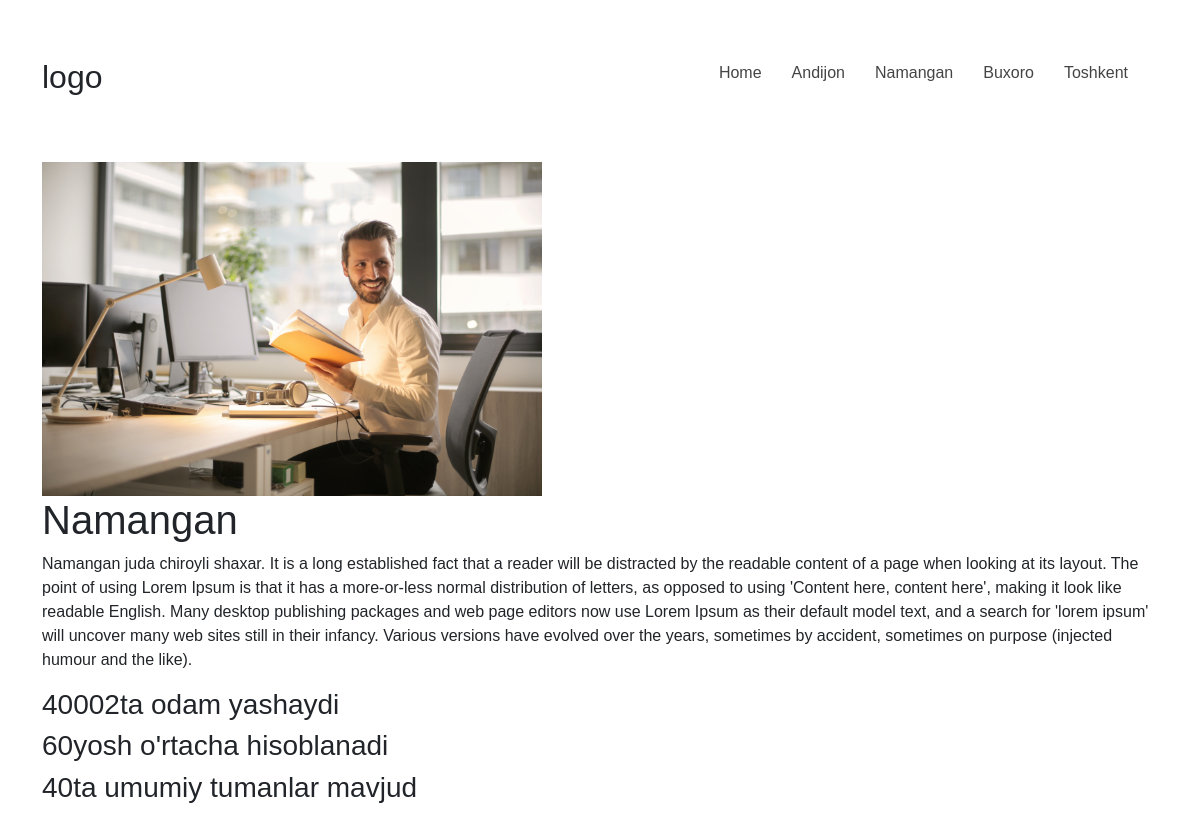
Screenshot of /nam/ with the database file from the repository.
### blog/models.py (models this page shows, shortened)
class Namangan(models.Model):
    class Meta:
        verbose_name = "Namangan Qo'shish"
        verbose_name_plural ="Namangan"
    viloyat = models.CharField(max_length=60)
    viloyat_haqida = models.TextField(max_length=700)
    odam_soni = models.IntegerField()
    ortacha_yosh = models.IntegerField()
    tumanlar_soni = models.IntegerField()
    image = models.ImageField(null=True)

### blog/views.py (the view)
# urls.py: path("nam/", namangan),
def namangan(request):
    namangan = Namangan.objects.all()
    context = {
        "namangan": namangan
    }
    return render(request, 'namangan.html', context)

### templates/namangan.html (shortened to what this page needs)
{% extends 'asosiy.html' %}
{% block content %}
<div class="container">
    {% for x in namangan %}
    <div class="namangan">
        <img src="{{ x.image.url }}" alt="" width="500">
        <h1>{{ x.viloyat }}</h1>
        <p>{{ x.viloyat_haqida }}</p>
        <h3>{{ x.odam_soni }}ta odam yashaydi </h3>
        <h3>{{ x.ortacha_yosh }}yosh o'rtacha hisoblanadi </h3>
        <h3>{{ x.tumanlar_soni }}ta umumiy tumanlar mavjud</h3>
    </div>
    {% endfor %}
</div>
{% endblock %}

### static/style.css (style rules this page uses)
* { margin: 0; padding: 0; box-sizing: border-box; font-family: sans-serif; }
.container { max-width: 1250px; margin-left: auto; margin-right: auto; padding: 0px 20px; }

### rows the page displays
Namangan: image (picture), viloyat "Namangan", viloyat_haqida "Namangan juda chiroyli shaxar. It is a long established fact that a reader will be distracted by the readable content of a page when looking at its layout. The point of using Lorem Ipsum is that it has a more-or-less normal distribution of letters, as opposed to using 'Content here, content here', making it look like readable English. Many desktop publishing packages and web page editors now use Lorem Ipsum as their default model text, and a search for 'lorem ipsum' will uncover many web sites still in their infancy. Various versions have evolved over the years, sometimes by accident, sometimes on purpose (injected humour and the like).", odam_soni "40002", ortacha_yosh "60", tumanlar_soni "40"
